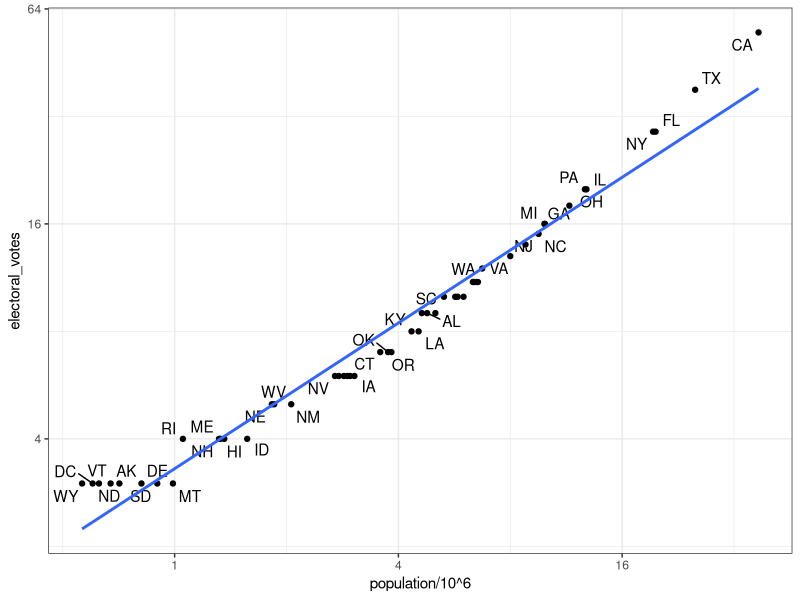

The R script that drew this image:
## ---- chunk 1
library(tidyverse)
library(ggrepel)
library(dslabs)
ds_theme_set()
data(murders)
head(murders)
## ---- chunk 2
# import US murders data
library(tidyverse)
library(ggrepel)
library(dslabs)
ds_theme_set()
data(murders)
head(murders)

# import US election results data
data(polls_us_election_2016)
head(results_us_election_2016)
identical(results_us_election_2016$state, murders$state)

# join the murders table and US election results table
tab <- left_join(murders, results_us_election_2016, by = "state")
head(tab)

# plot electoral votes versus population
tab %>% ggplot(aes(population/10^6, electoral_votes, label = abb)) +
  geom_point() +
  geom_text_repel() + 
  scale_x_continuous(trans = "log2") +
  scale_y_continuous(trans = "log2") +
  geom_smooth(method = "lm", se = FALSE)

# make two smaller tables to demonstrate joins
tab1 <- slice(murders, 1:6) %>% select(state, population)
tab1
tab2 <- slice(results_us_election_2016, c(1:3, 5, 7:8)) %>% select(state, electoral_votes)
tab2

# experiment with different joins
left_join(tab1, tab2)
tab1 %>% left_join(tab2)
tab1 %>% right_join(tab2)
inner_join(tab1, tab2)
semi_join(tab1, tab2)
anti_join(tab1, tab2)
  
## ---- chunk 3
bind_cols(a = 1:3, b = 4:6)

tab1 <- tab[, 1:3]
tab2 <- tab[, 4:6]
tab3 <- tab[, 7:9]
new_tab <- bind_cols(tab1, tab2, tab3)
head(new_tab)

tab1 <- tab[1:2,]
tab2 <- tab[3:4,]
bind_rows(tab1, tab2)
## ---- chunk 4

## ---- chunk 5
library(dslabs)
data(admissions)
dat <-admissions %>% select(-applicants)
dat_tidy <- spread(dat, gender, admitted)

tmp <- gather(admissions, key, value, admitted:applicants)
tmp2 <- unite(tmp, column_name, c(key,gender))
spread(tmp2,column_name, value)
